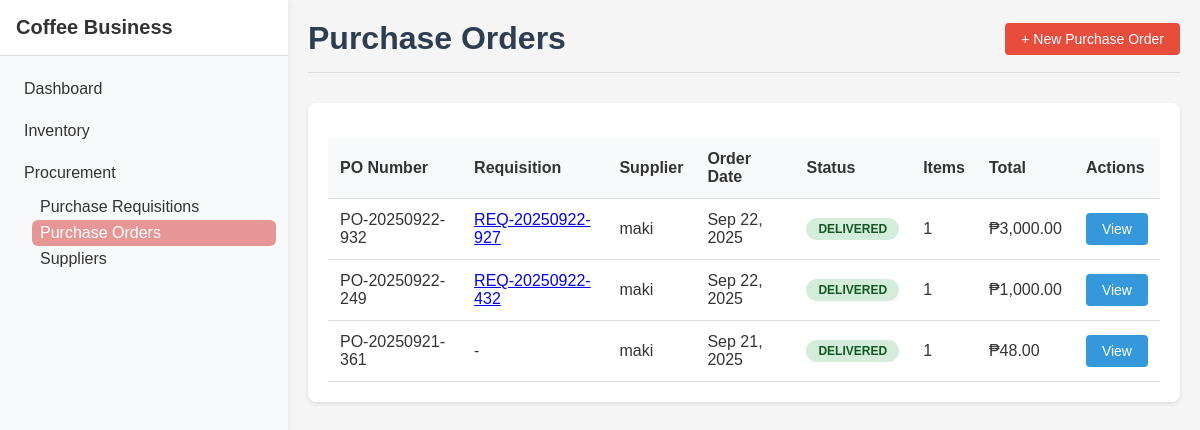
The page /Module3/purchase_orders.php on the database its author committed.
### tables this page shows
CREATE TABLE `purchase_orders` (
  `id` int(11) NOT NULL,
  `po_number` varchar(50) NOT NULL,
  `requisition_id` int(11) DEFAULT NULL,
  `supplier_id` int(11) NOT NULL,
  `order_date` datetime NOT NULL,
  `status` enum('draft','sent','confirmed','delivered','cancelled') NOT NULL DEFAULT 'draft',
  `total_amount` decimal(10,2) DEFAULT NULL,
  `notes` text DEFAULT NULL,
  `created_at` timestamp NOT NULL DEFAULT current_timestamp()
);

CREATE TABLE `purchase_requisitions` (
  `id` int(11) NOT NULL,
  `requisition_number` varchar(50) NOT NULL,
  `requested_by` varchar(100) NOT NULL,
  `request_date` datetime NOT NULL,
  `status` enum('pending','approved','rejected') NOT NULL DEFAULT 'pending',
  `description` text DEFAULT NULL,
  `approved_by` varchar(100) DEFAULT NULL,
  `approval_date` datetime DEFAULT NULL,
  `created_at` timestamp NOT NULL DEFAULT current_timestamp()
);

CREATE TABLE `suppliers` (
  `id` int(11) NOT NULL,
  `code` varchar(50) NOT NULL,
  `name` varchar(255) NOT NULL,
  `contact_info` text DEFAULT NULL,
  `address` text DEFAULT NULL,
  `performance_rating` decimal(3,2) DEFAULT NULL,
  `created_at` timestamp NOT NULL DEFAULT current_timestamp()
);

### Module3/purchase_orders.php (the view, shortened to what this page needs)
<?php
require '../db.php';
$purchase_orders = $pdo->query("
    SELECT po.*,
           s.name as supplier_name,
           pr.requisition_number,
           (SELECT COUNT(*) FROM purchase_order_items WHERE po_id = po.id) as item_count,
           (SELECT SUM(quantity * unit_price) FROM purchase_order_items WHERE po_id = po.id) as total_amount
    FROM purchase_orders po
    LEFT JOIN suppliers s ON po.supplier_id = s.id
    LEFT JOIN purchase_requisitions pr ON po.requisition_id = pr.id
    ORDER BY po.created_at DESC
")->fetchAll(PDO::FETCH_ASSOC);
?>
<!doctype html>
<html>
<head>
    <link rel="stylesheet" href="styles.css">
</head>
<body>
    <?php include '../shared/sidebar.php'; ?>
    <div class="container" style="margin-left: 18rem;">
        <div class="header">
            <h1>Purchase Orders</h1>
            <div>
                <button class="btn btn-primary" onclick="openAddModal()">+ New Purchase Order</button>
            </div>
        </div>
        <div class="card">
            <table class="table">
                <thead>
                    <tr>
                        <th>PO Number</th>
                        <th>Requisition</th>
                        <th>Supplier</th>
                        <th>Order Date</th>
                        <th>Status</th>
                        <th>Items</th>
                        <th>Total</th>
                        <th>Actions</th>
                    </tr>
                </thead>
                <tbody>
                    <?php foreach ($purchase_orders as $po): ?>
                        <tr>
                            <td><?php echo htmlspecialchars($po['po_number']); ?></td>
                            <td>
                                <?php if ($po['requisition_number']): ?>
                                    <a href="<?php echo BASE_URL; ?>Module3/purchase_requisitions.php?req=<?php echo urlencode($po['requisition_number']) ?>" target="_blank">
                                        <?php echo htmlspecialchars($po['requisition_number']); ?>
                                    </a>
                                <?php else: ?>
                                    -
                                <?php endif; ?>
                            </td>
                            <td><?php echo htmlspecialchars($po['supplier_name']); ?></td>
                            <td><?php echo date('M d, Y', strtotime($po['order_date'])); ?></td>
                            <td>
                                <span class="status-badge status-<?php echo strtolower($po['status']); ?>">
                                    <?php echo ucfirst(htmlspecialchars($po['status'])); ?>
                                </span>
                            </td>
                            <td><?php echo (int)$po['item_count']; ?></td>
                            <td>₱<?php echo number_format($po['total_amount'], 2); ?></td>
                            <td>
                                <button class="btn" onclick="viewPurchaseOrder(<?php echo $po['id']; ?>)">View</button>
                            </td>
                        </tr>
                    <?php endforeach; ?>
                </tbody>
            </table>
        </div>
    </div>
</body>
</html>

### Module3/styles.css (style rules this page uses)
* { box-sizing: border-box; margin: 0; padding: 0; }
body { font-family: Arial, sans-serif; background-color: #f5f5f5; color: #333; }
.container { max-width: 1200px; margin: 0 auto; padding: 20px; }
.header { display: flex; justify-content: space-between; align-items: center; margin-bottom: 30px; padding-bottom: 15px; border-bottom: 1px solid #ddd; }
.header h1 { color: #2c3e50; }
.btn { display: inline-block; padding: 8px 16px; background-color: #3498db; color: white; text-decoration: none; border-radius: 4px; border: none; cursor: pointer; font-size: 14px; transition: background-color 0.3s; }
.btn-primary { background-color: #e74c3c; }
.card { background: white; border-radius: 8px; box-shadow: 0 2px 4px rgba(0,0,0,0.1); padding: 20px; margin-bottom: 20px; }
.table { width: 100%; border-collapse: collapse; margin-top: 15px; }
.table th, .table td { padding: 12px; text-align: left; border-bottom: 1px solid #ddd; }
.table th { background-color: #f8f9fa; font-weight: bold; }

### Module3/purchase_orders.php (style rules this page uses)
.status-badge { display: inline-block; padding: 4px 12px; border-radius: 20px; font-size: 12px; font-weight: bold; text-transform: uppercase; }
.status-delivered { background: #d4edda; color: #155724; }

### rows shown on the page
purchase_orders: po_number "PO-20250922-932", requisition.requisition_number "REQ-20250922-927", supplier.name "maki", order_date "Sep 22, 2025", status "DELIVERED", item_count "1", total_amount "3,000.00"
purchase_orders: po_number "PO-20250922-249", requisition.requisition_number "REQ-20250922-432", supplier.name "maki", order_date "Sep 22, 2025", status "DELIVERED", item_count "1", total_amount "1,000.00"
purchase_orders: po_number "PO-20250921-361", supplier.name "maki", order_date "Sep 21, 2025", status "DELIVERED", item_count "1", total_amount "48.00"
